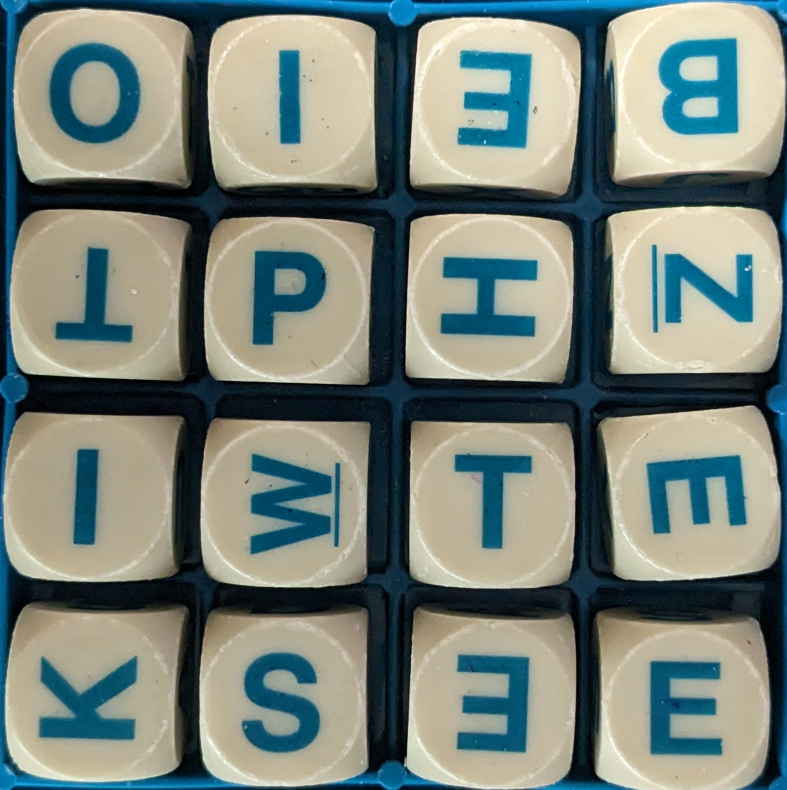
#> input picture test_images/tb1.jpg, 1573 x 1579 px (shown at 1/2 size); its folder holds only this picture in this run
$ python labeler.py
#> lines starting #> are read from the running program, lines starting #| are printed output that depends on the picture; after the words box and inside, x2 and y2 are one past the last pixel; in counts of white or black regions, pixels touching at a corner belong together
#> in load_all_tiles, img is the input picture: shape (1579, 1573, 3); mean B, G, R 122.3, 130.3, 120
import os
import cv2
import numpy as np
import string
from glob import glob

# ----- CONFIG -----
INPUT_DIR = "test_images"  # folder with full board images
ROWS, COLS = 4, 4
MARGIN = 0.16
IMG_SIZE = 64

SAVE_DIR = "labeled_tiles"
os.makedirs(SAVE_DIR, exist_ok=True)

# ---- Globals ----
current_tile_index = 0
labeled_data = []
tile_images = []
tile_metadata = []

# ---- Helper functions ----
def crop_center_margin(img):
    h, w = img.shape[:2]
    y1 = int(h * MARGIN)
    y2 = int(h * (1 - MARGIN))
    x1 = int(w * MARGIN)
    x2 = int(w * (1 - MARGIN))
    return img[y1:y2, x1:x2]

def threshold_letter_area(cell_bgr):
    hsv = cv2.cvtColor(cell_bgr, cv2.COLOR_BGR2HSV)
    lower_letter = np.array([0, 100, 0])
    upper_letter = np.array([179, 255, 255])
    mask = cv2.inRange(hsv, lower_letter, upper_letter)
    return mask

def split_image_into_grid(image, rows=4, cols=4):
#> called with rows = 4, cols = 4
    h, w = image.shape[:2]
#> h = 1579; w = 1573
    cell_h = h / rows
#> cell_h = 394.8
    cell_w = w / cols
#> cell_w = 393.2
    grid = []
    for i in range(rows):
        for j in range(cols):
            y1 = int(round(i * cell_h))
            y2 = int(round((i + 1) * cell_h))
            x1 = int(round(j * cell_w))
            x2 = int(round((j + 1) * cell_w))
            cell = image[y1:y2, x1:x2]
            grid.append((cell, i, j))
#> after the loop, grid = 16 items
    return grid

def load_all_tiles():
    global tile_images, tile_metadata
    all_images = sorted(glob(os.path.join(INPUT_DIR, "*.jpg")) + glob(os.path.join(INPUT_DIR, "*.png")))
    for image_path in all_images:
        img = cv2.imread(image_path)
        if img is None:
            continue
        grid = split_image_into_grid(img, ROWS, COLS)
#> grid = 16 items
        for cell, i, j in grid:
            tile_images.append(cell)
            tile_metadata.append((image_path, i, j))
#> this loop made 16 passes
#> (i, j) on passes 1 to 12: (0, 0), (0, 1), (0, 2), (0, 3), (1, 0), (1, 1), (1, 2), (1, 3), (2, 0), (2, 1), (2, 2), (2, 3)
#> after the loop, tile_images = 16 items; tile_metadata = 16 items, first 6: ('test_images/tb1.jpg', 0, 0), ('test_images/tb1.jpg', 0, 1), ('test_images/tb1.jpg', 0, 2), ('test_images/tb1.jpg', 0, 3), ('test_images/tb1.jpg', 1, 0), ('test_images/tb1.jpg', 1, 1)

def show_current_tile():
    global current_tile_index
    if current_tile_index < 0 or current_tile_index >= len(tile_images):
        return
    cell = tile_images[current_tile_index]
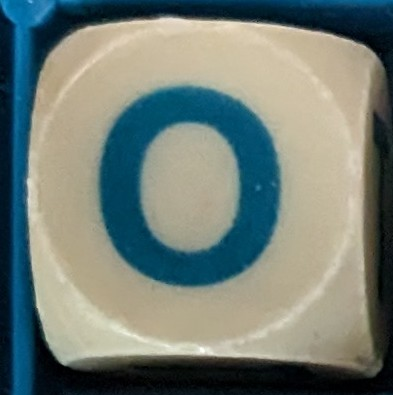
#> cell: shape (395, 393, 3); mean of channels 0, 1, 2 118.1, 125.6, 114.5; drawn as B, G, R
    cropped = crop_center_margin(cell)
#> in crop_center_margin, `return img[y1:y2, x1:x2]`:
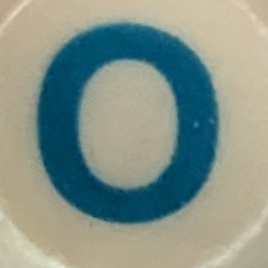
#> returned value: shape (268, 268, 3); mean of channels 0, 1, 2 137.3, 147.5, 133.8; drawn as B, G, R
    binary = threshold_letter_area(cropped)
#> in threshold_letter_area, `hsv = cv2.cvtColor(cell_bgr, cv2.COLOR_BGR2HSV)`: hsv: shape (268, 268, 3); mean H, S, V 46.4, 93.7, 159.5
#> in threshold_letter_area, `mask = cv2.inRange(hsv, lower_letter, upper_letter)`:
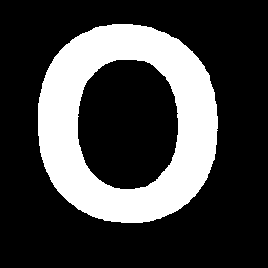
#> mask: shape (268, 268); 25.9% white; 1 white region, box (x1, y1, x2, y2) and area: (38, 24, 218, 223) 18628
    resized = cv2.resize(binary, (IMG_SIZE, IMG_SIZE), interpolation=cv2.INTER_AREA)
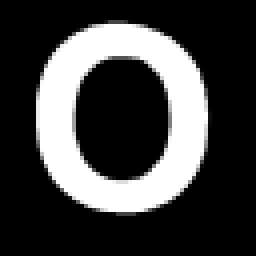
#> resized: shape (64, 64) (shown 4 times larger); min 0, max 255, mean 66.1
    cv2.imshow("Label Tile", resized)

def save_label(label):
    global current_tile_index
    cell = tile_images[current_tile_index]
    cropped = crop_center_margin(cell)
    binary = threshold_letter_area(cropped)
    resized_binary = cv2.resize(binary, (IMG_SIZE, IMG_SIZE), interpolation=cv2.INTER_AREA)

    label_dir = os.path.join(SAVE_DIR, label)
    os.makedirs(label_dir, exist_ok=True)

    for k, angle in enumerate([0, 90, 180, 270]):
        rot = cv2.rotate(resized_binary, {0: cv2.ROTATE_90_CLOCKWISE, 90: cv2.ROTATE_180, 180: cv2.ROTATE_90_COUNTERCLOCKWISE, 270: None}[angle]) if angle != 270 else resized_binary.copy()
        out_path = os.path.join(label_dir, f"{label}_{current_tile_index:04d}_{k}.png")
        cv2.imwrite(out_path, rot)

    labeled_data.append((current_tile_index, label))
    current_tile_index += 1
    show_current_tile()

def skip_tile():
    global current_tile_index
    print(f"Skipped tile {current_tile_index}")
    current_tile_index += 1
    show_current_tile()

# ---- Main loop ----
if __name__ == "__main__":
    load_all_tiles()
    show_current_tile()

    print("\n--- Controls ---")
    print("Press A-Z or Q for 'QU' to label tile.")
    print("Backspace to go back. ESC to exit.")
    print("Delete to skip tile.")

    while True:
        key = cv2.waitKey(0)
#> (key Esc is pressed here)

        # ESC
        if key == 27:
            break

        # Backspace
        elif key == 8:
            current_tile_index = max(0, current_tile_index - 1)
            show_current_tile()

        # Delete (skip tile)
        elif key == 3014656 or key == 127:  # handle both common delete keycodes
            skip_tile()

        # Letter keys
        elif 65 <= key <= 90 or 97 <= key <= 122:
            letter = chr(key).upper()
            if letter == 'Q':
                letter = 'QU'
            save_label(letter)

        # Out of tiles
        if current_tile_index >= len(tile_images):
            print("\nLabeling complete.")
            break

    cv2.destroyAllWindows()
